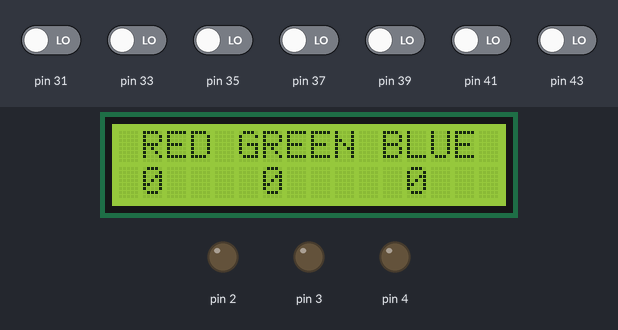
Bench run of a sketch on a simulated Arduino Mega 2560, built with avr-gcc and run on an emulated ATmega2560. Shown: 16×2 character LCD, output pins drawn as LEDs (lit = HIGH). Inputs (shaded band) come from the test bench; at power-on: pin 31, pin 33, pin 35, pin 37, pin 39, pin 41, pin 43 LOW.

Above: at 1.2 s.
1.3 s: pin 35 driven HIGH
At 1.48 s:
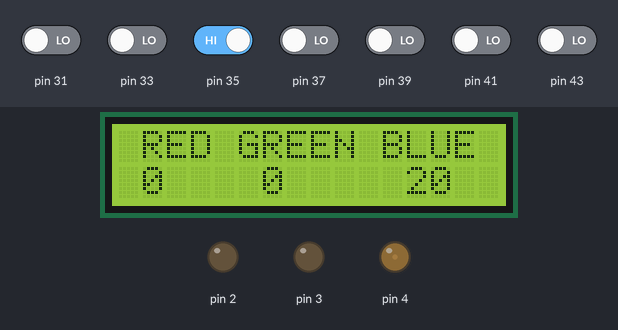
3.1 s: pin 39 driven HIGH
At 3.28 s:
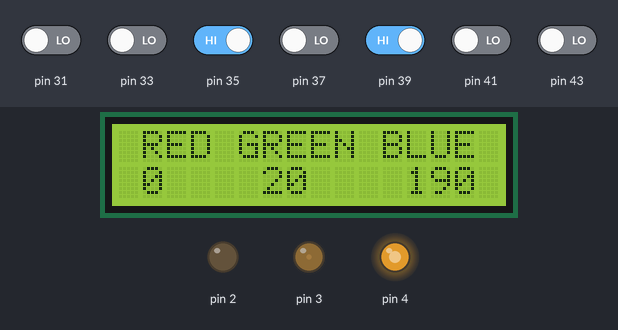
4.9 s: pin 43 driven HIGH
At 5.08 s:
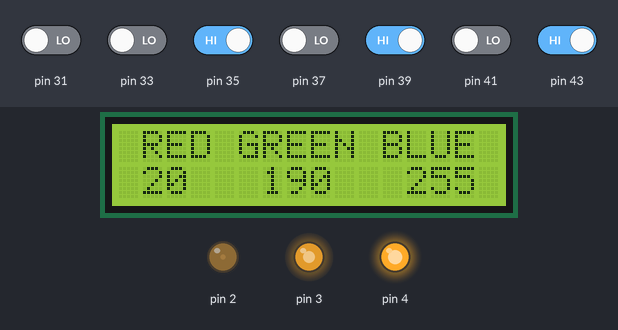
6.7 s: pin 41 driven HIGH
At 6.7 s:
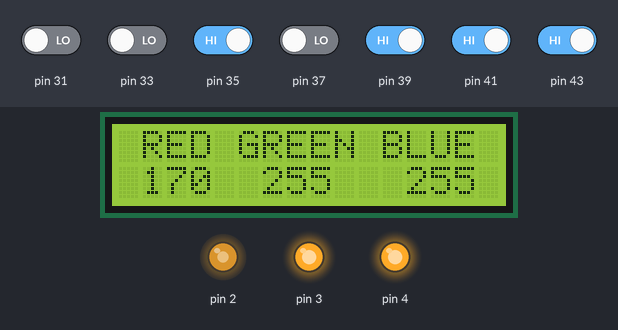
9.7 s: pin 41 driven LOW
At 11.2 s:
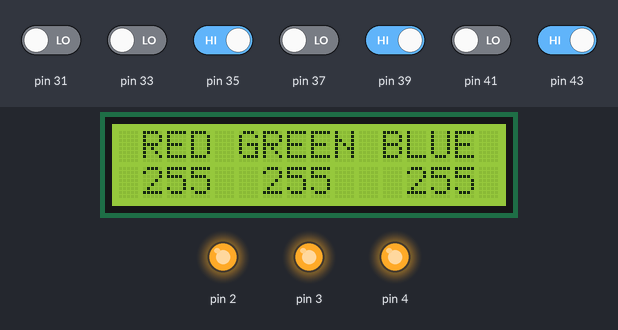
11.8 s: pin 33 driven HIGH
At 12.2 s:
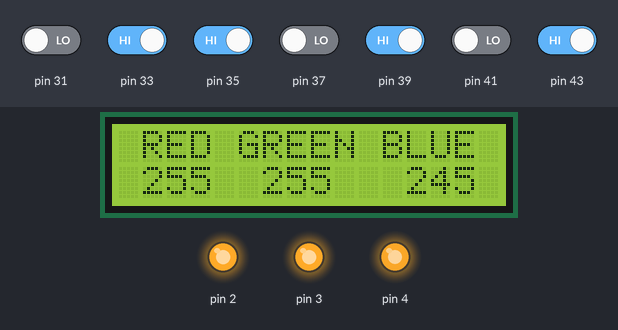
Timing chart, 0 to 14.3 s (numbered marks = the images above; inputs shaded):
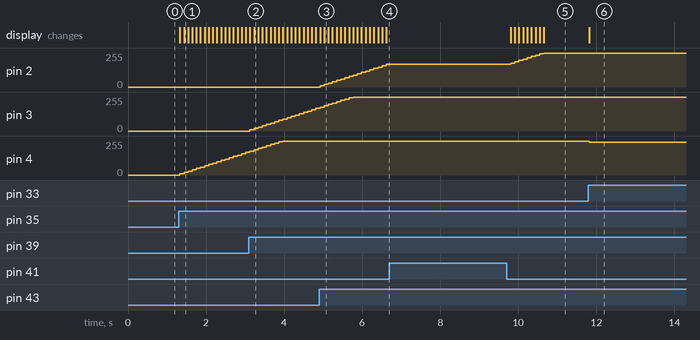

Measured:
- after the input at 1.3 s, pin 4: moves from 0/255 to 170/255 over 1.7 s, starting at once; the display: first changes at once (image 1 shows a later state)
- after the input at 3.1 s, pin 3: moves from 0/255 to 170/255 over 1.7 s, starting at once
- after the input at 4.9 s, pin 2: moves from 0/255 to 170/255 over 1.7 s, starting at once
- after the input at 6.7 s, pin 2: stays 170/255 (without the input it goes to 180/255 after 0.03 s)
- after the input at 9.7 s, pin 2: moves from 170/255 to 255/255 over 0.85 s, starting after 0.11 s; the display: first changes after 0.11 s (image 5 shows a later state)
- after the input at 11.8 s, pin 4: 255/255 → 245/255 at once; the display: changes at once (image 6)

The sketch:

Led_RGB_LCD_BOTOES.ino
```cpp
/*******************************************************************
****************** LED RGB COM TECLADO E DYSPLAY LCD ***************
********************************************************************
******************* Exemplo criado para o Arduino MEGA *************
********************************************************************
*/

// include the library code:
#include <LiquidCrystal.h>

// initialize the library with the numbers of the interface pins
LiquidCrystal lcd(8, 9, 10, 11, 12, 13);

//Variáveis que armazenam o valor PWM que será passado aos pinos analógicos.

int val_r = 0;
int val_g = 0;
int val_b = 0;


void setup()
{

    lcd.begin(16, 2);
    Serial.begin(9600);

    //Inicializa os pinos dos botões como entradas
    for(int i=31;i<=43;i=i+2)
    {
      pinMode(i,INPUT);
    }
}

void loop()
{

  lcd.clear();
  lcd.setCursor(1,0);
  lcd.print("RED GREEN BLUE");


  //*************** CONTROLA O VALOR DE RED************************
  if(digitalRead(43) == 1)
  {
    val_r = val_r +10;
    if(val_r > 255)
    {
      val_r=255;
    }
  }

  if(digitalRead(41) == 1)
  {
    val_r = val_r - 10;
    if(val_r < 0)
    {
      val_r=0;
    }
  }

 //***************************************************************

  //*************** CONTROLA O VALOR DE GREEN ********************

  if(digitalRead(39) == 1)
  {
    val_g = val_g +10;
    if(val_g > 255)
    {
      val_g=255;
    }
  }

  if(digitalRead(37) == 1)
  {
    val_g = val_g - 10;
    if(val_g < 0)
    {
      val_g=0;
    }
  }

  //************************************************************************

  //*************** CONTROLA O VALOR DE BLUE **********************
   if(digitalRead(35) == 1)
  {
    val_b = val_b +10;
    if(val_b > 255)
    {
      val_b=255;
    }
  }

  if(digitalRead(33) == 1)
  {
    val_b = val_b - 10;
    if(val_b < 0)
    {
      val_b=0;
    }
  }

  //************************************************************************

  //************************* RESETA OS VALORES **********************
  if(digitalRead(31) == 1)
  {
    val_r = 0;
    val_g = 0;
    val_b = 0;
  }

  //****************************************************************

  lcd.setCursor(1,1);
  lcd.print(val_r);

  lcd.setCursor(6,1);
  lcd.print(val_g);

  lcd.setCursor(12,1);
  lcd.print(val_b);


   RGB(val_r,val_g,val_b);
   delay(100);
}


void RGB(int pwm_1, int pwm_2, int pwm_3)
{
  analogWrite(2,pwm_1);
  analogWrite(3,pwm_2);
  analogWrite(4,pwm_3);
}
```
